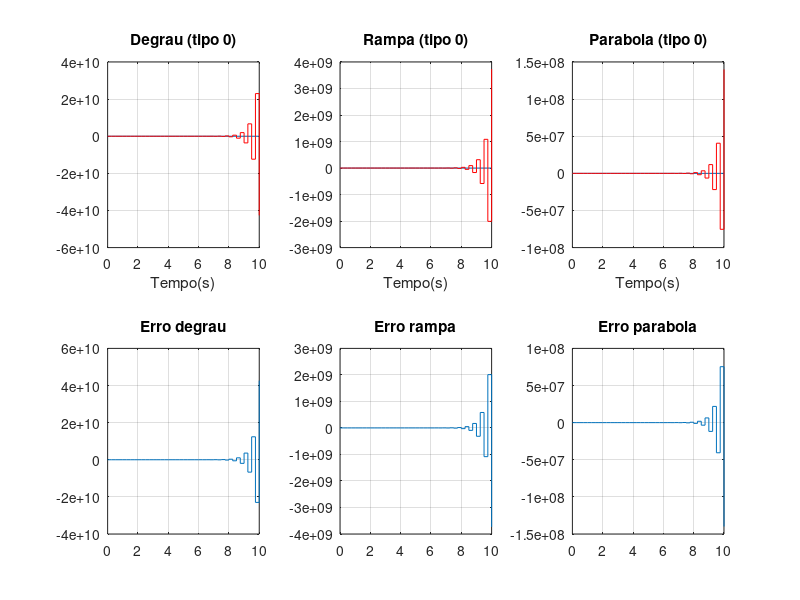
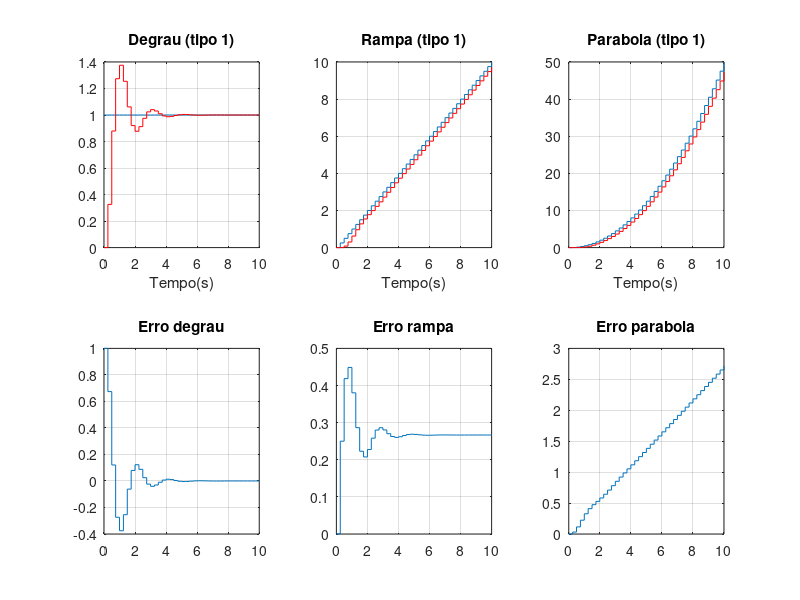

Source code (MATLAB) for these figures, in order:
%% EXERCICIO 4 - Erro em Regime Permanente via Teorema do Valor Final
%
% Enunciado:
% A planta continua
%
%              15 (s+3)
% Gp(s) = -------------------
%           (s+2)(s+6)
%
% e discretizada com T = 0.25 s e realimentada com ganho unitario
% (sem controlador).
%
% Pede-se:
%   a) Calcule as constantes de erro Kp, Kv, Ka e os erros de regime
%      permanente para entrada degrau, rampa e parabola unitarios.
%   b) Repita o calculo adicionando um integrador livre em serie com a
%      planta (Gp_i(s) = Gp(s)/s) e compare os resultados.
%   c) Simule e plote a resposta e o erro para as tres entradas em cada
%      caso.

close all; clear all; clc;

%% Modelo da planta continua (sem integrador - tipo 0)
Gp = zpk(-3,[-2 -6],15);
T = 0.25;
Gz = c2d(Gp,T)

%% Malha fechada
FTMF = feedback(Gz,1);

%% Constantes de erro discretas (Kp, Kv, Ka)
z = tf('z',T);
Kp = dcgain(Gz);                       % z->1 direto (posicao)
Kv_sys = minreal((z-1)/T * Gz);
Kv = dcgain(Kv_sys);                   % velocidade
Ka_sys = minreal(((z-1)/T)^2 * Gz);
Ka = dcgain(Ka_sys);                   % aceleracao

ess_degrau  = 1/(1+Kp);
ess_rampa   = 1/Kv;
ess_parab   = 1/Ka;

fprintf('--- SEM integrador (tipo 0) ---\n')
fprintf('Kp = %.4f  -> erro degrau  = %.4f\n', Kp, ess_degrau)
fprintf('Kv = %.4e  -> erro rampa   = %.4e\n', Kv, ess_rampa)
fprintf('Ka = %.4e  -> erro parabola = %.4e\n', Ka, ess_parab)
% Resultado esperado: Kp=3.75 -> erro degrau=0.2105 ; Kv~0 -> erro rampa=Inf ; erro parabola=Inf

%% Item b) Com integrador livre adicionado
Gp_i = zpk(-3,[0 -2 -6],15);
Gz_i = c2d(Gp_i,T)
Kp_i = dcgain(Gz_i);
Kv_i_sys = minreal((z-1)/T * Gz_i);
Kv_i = dcgain(Kv_i_sys);
Ka_i_sys = minreal(((z-1)/T)^2 * Gz_i);
Ka_i = dcgain(Ka_i_sys);

ess_degrau_i = 1/(1+Kp_i);
ess_rampa_i  = 1/Kv_i;
ess_parab_i  = 1/Ka_i;

fprintf('\n--- COM integrador livre (tipo 1) ---\n')
fprintf('Kp = %.3e -> erro degrau  = %.4e (~0)\n', Kp_i, ess_degrau_i)
fprintf('Kv = %.4f -> erro rampa   = %.4f\n', Kv_i, ess_rampa_i)
fprintf('Ka = %.4e -> erro parabola = %.4e\n', Ka_i, ess_parab_i)
% Resultado esperado: erro degrau ~ 0 ; Kv=3.75 -> erro rampa=0.2667 ; erro parabola=Inf

%% Item c) Simulacao das respostas e erros (tipo 0)
FTMFi = feedback(Gz_i,1);
t = [0:T:10];
u_s = ones(1,length(t));
u_r = t;
u_p = (t.^2)/2;

y_s = lsim(FTMF,u_s,t);  erro_s = u_s'-y_s;
y_r = lsim(FTMF,u_r,t);  erro_r = u_r'-y_r;
y_p = lsim(FTMF,u_p,t);  erro_p = u_p'-y_p;

figure();
subplot(2,3,1); stairs(t,u_s); hold on; stairs(t,y_s,'r'); grid on
title('Degrau (tipo 0)'); xlabel('Tempo(s)')
subplot(2,3,2); stairs(t,u_r); hold on; stairs(t,y_r,'r'); grid on
title('Rampa (tipo 0)'); xlabel('Tempo(s)')
subplot(2,3,3); stairs(t,u_p); hold on; stairs(t,y_p,'r'); grid on
title('Parabola (tipo 0)'); xlabel('Tempo(s)')
subplot(2,3,4); stairs(t,erro_s); grid on; title('Erro degrau')
subplot(2,3,5); stairs(t,erro_r); grid on; title('Erro rampa')
subplot(2,3,6); stairs(t,erro_p); grid on; title('Erro parabola')

%% Simulacao (tipo 1 - com integrador)
y_s_i = lsim(FTMFi,u_s,t);  erro_s_i = u_s'-y_s_i;
y_r_i = lsim(FTMFi,u_r,t);  erro_r_i = u_r'-y_r_i;
y_p_i = lsim(FTMFi,u_p,t);  erro_p_i = u_p'-y_p_i;

figure();
subplot(2,3,1); stairs(t,u_s); hold on; stairs(t,y_s_i,'r'); grid on
title('Degrau (tipo 1)'); xlabel('Tempo(s)')
subplot(2,3,2); stairs(t,u_r); hold on; stairs(t,y_r_i,'r'); grid on
title('Rampa (tipo 1)'); xlabel('Tempo(s)')
subplot(2,3,3); stairs(t,u_p); hold on; stairs(t,y_p_i,'r'); grid on
title('Parabola (tipo 1)'); xlabel('Tempo(s)')
subplot(2,3,4); stairs(t,erro_s_i); grid on; title('Erro degrau')
subplot(2,3,5); stairs(t,erro_r_i); grid on; title('Erro rampa')
subplot(2,3,6); stairs(t,erro_p_i); grid on; title('Erro parabola')
